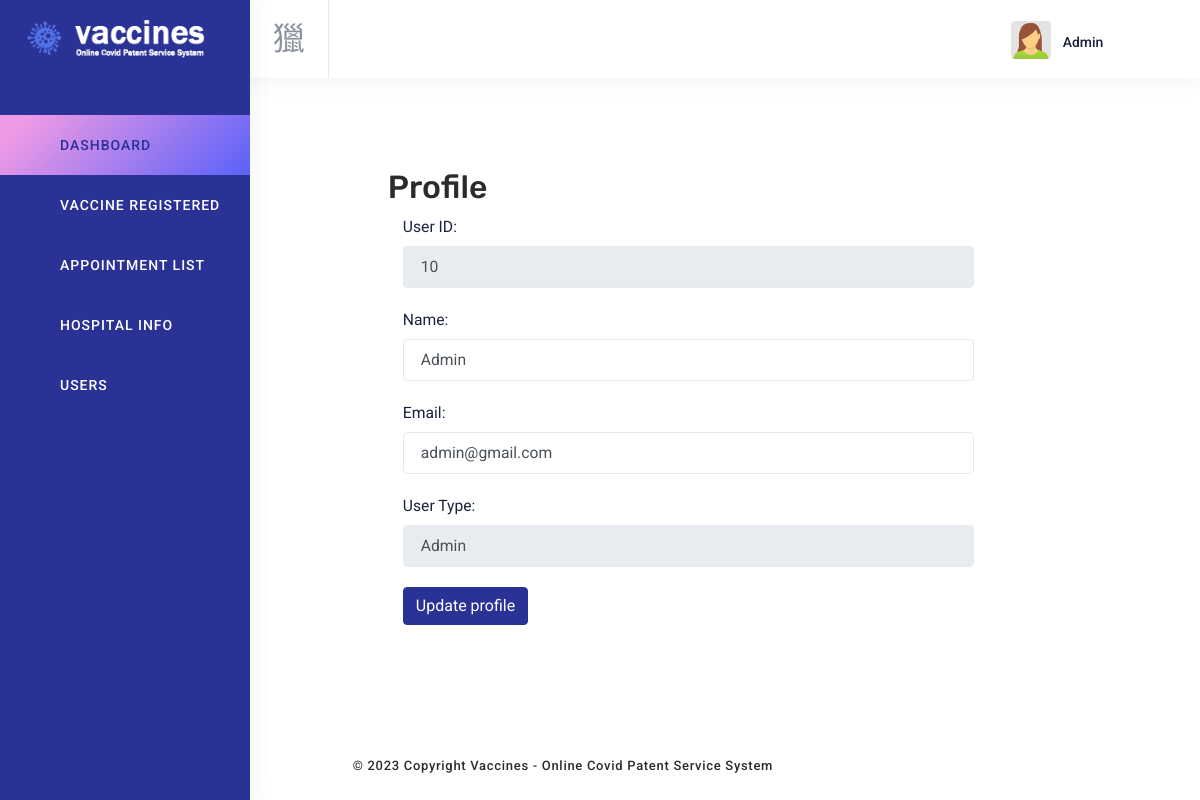
The page /admin/profile.php (signed in) on the database its author committed.
### tables this page shows
CREATE TABLE `user` (
  `user_id` int(50) NOT NULL,
  `name` varchar(100) NOT NULL,
  `username` varchar(100) NOT NULL,
  `password` varchar(100) NOT NULL,
  `email` varchar(100) NOT NULL,
  `role` int(50) NOT NULL
);

### admin/profile.php (the view, shortened to what this page needs)
<?php $page = 'index';
include 'inc/header.php';
?>
<div class="pl-12 pl-5">
     <?php
            include "inc/connection.php";
            $userId =  $_SESSION['user_id'];
            $query = "SELECT * FROM user WHERE user_id = $userId";
            $result = mysqli_query($connection, $query) or die("Failed");
            $row = mysqli_fetch_assoc($result);
?>
<div style="padding: 10%">
    <h2>Profile</h2>
    <form class="form-horizontal" action="<?php $_SERVER['PHP_SELF']?>" method="POST">
        <div class="form-group">
            <label class="control-label col-sm-2" for="pwd">User ID:</label>
            <div class="col-sm-10">
                <input disabled type="text" class="form-control" id="user-id" placeholder="Enter email" name="user" value="<?php echo $row['user_id']; ?>">
            </div>
        </div>
        <div class="form-group">
            <label class="control-label col-sm-2" for="email">Name:</label>
            <div class="col-sm-10">
                <input type="name" class="form-control" id="name" placeholder="Enter Name" name="name" value="<?php echo $row['name']; ?>">
            </div>
        </div>
        <div class="form-group">
            <label class="control-label col-sm-2" for="email">Email:</label>
            <div class="col-sm-10">
                <input type="email" class="form-control" id="email" placeholder="Enter email" name="email" value="<?php echo $row['email']; ?>">
            </div>
        </div>
        <div class="form-group">
            <label class="control-label col-sm-2" for="pwd">User Type:</label>
            <div class="col-sm-10">
                <input disabled type="text" class="form-control" id="user-id" placeholder="Enter email" name="name" value="<?php echo $row['role'] == 1 ? 'Admin' : 'User'; ?>">
            </div>
        </div>
        <div class="form-group">
            <div class="col-sm-offset-2 col-sm-10">
                <button name="submit" type="submit" class="btn btn-primary">Update profile</button>
            </div>
        </div>
    </form>
</div>
<?php include 'inc/footer.php'; ?>

### rows shown on the page
user: user "10", name "Admin", email "admin@gmail.com"

### other values the page prints
$_SESSION['username'] "Admin"
